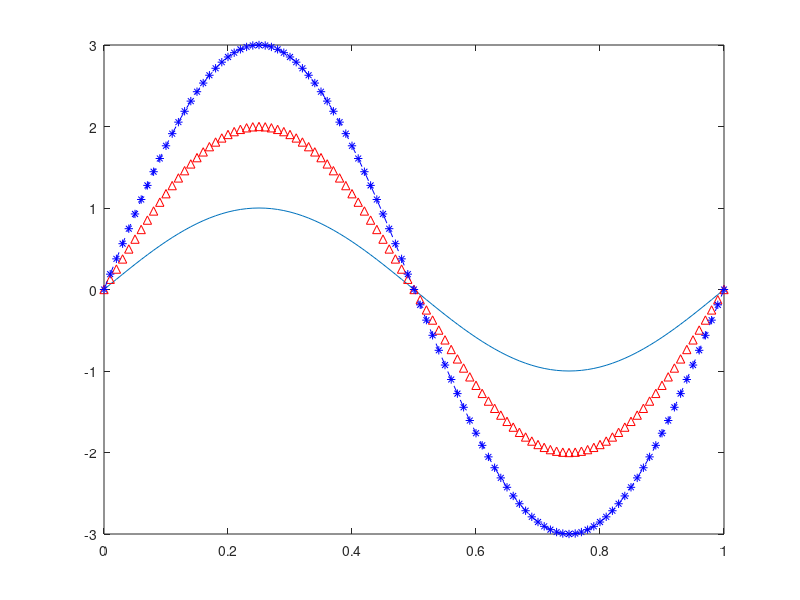
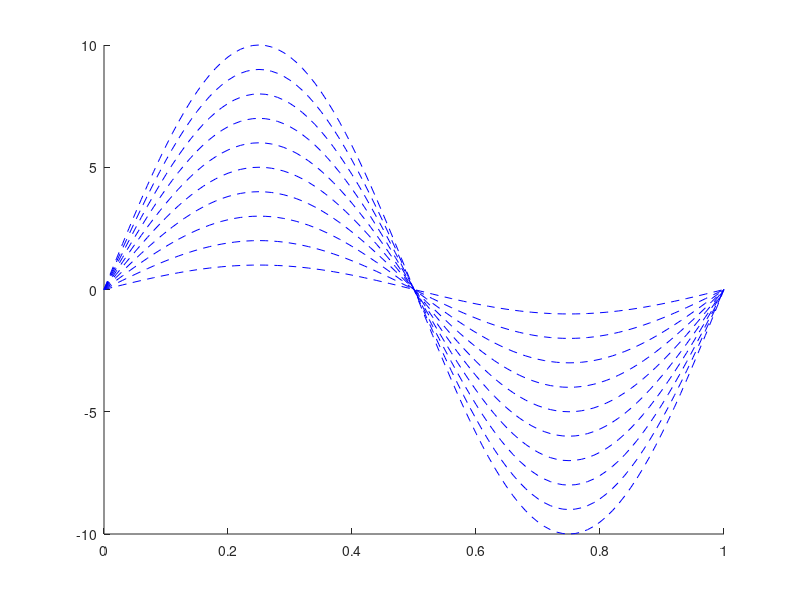
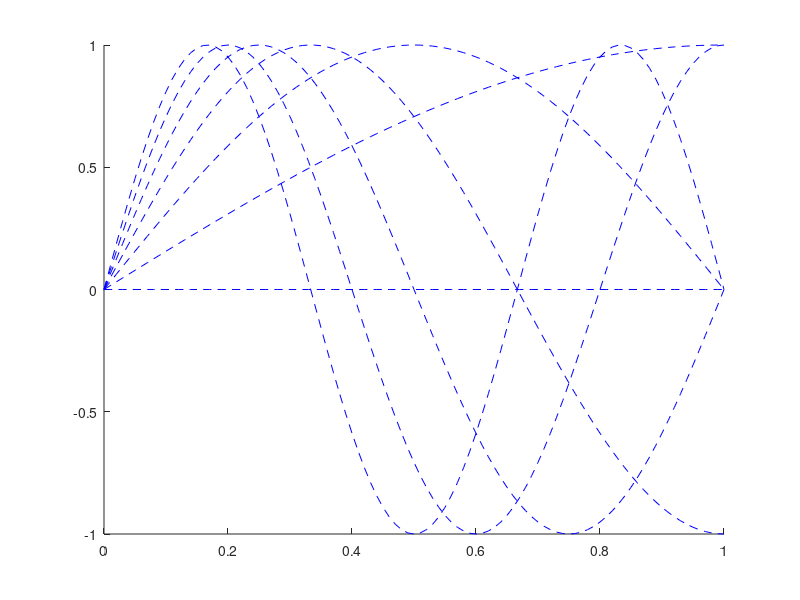

Source code (MATLAB) for these figures, in order:
% this is a comment 

% Simple arithmatic
1 + 5
2 - 9
5 * 3.14159265369
5/2
1/0 % thats infinaty :)


% Vectors and Matrices
v1 = [ 1 2 3 4 5 6 7] % row
v2 = [ 1 ;2 ; 3 ; 4 ; 5 ;6 ;7] % colomn
v1' %transpose
v2' %transpose



m1 = [1 2 3 ;4 5 6;7 8 9]
m1'


v1 = 1:5 % numbers from 1 to 5

v2 = 0:2:10 %even numbers from 0 to 10


v1 * 5 % each item in v1 is multiplied by 5



r1 = [1 : 100] % a vector of numbers from 1 to 100


r = [1:0.01:10] % a vector of numbers from 1 to 10 with step 0.01


f = [0:0.01:1];
plot(f,sin(2 * pi * f)) % plots sin wave


hold on 
plot (f,2 * sin(2 * pi * f),'r^')
plot (f,3 * sin(2 * pi * f),'b*--')
hold off

figure(2)
hold on
for i = [ 1 : 10]
    plot (f,i * sin(2 * pi * f),'b--')
end
hold off

figure(3)
hold on
for i = [ 0:0.5 : 3]
    plot (f, sin(i * pi * f),'b--')
end
hold off





